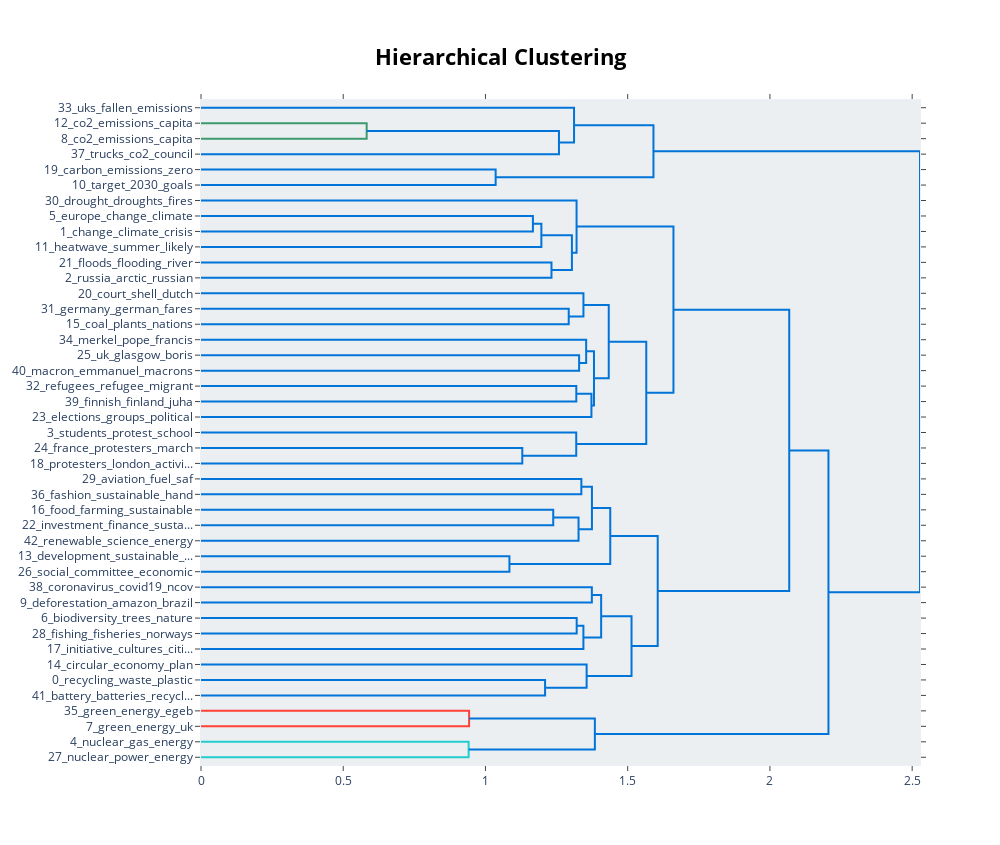

The notebook cell this image was saved under:
### Markdown cell above
## Visualize Topic Hierarchy

The topics that were created can be hierarchically reduced. In order to understand the potential hierarchical structure of the topics, we can use scipy.cluster.hierarchy to create clusters and visualize how they relate to one another. This might help selecting an appropriate nr_topics when reducing the number of topics that you have created.

### Code cell
topic_model.visualize_hierarchy(top_n_topics=50)

### Figure 1 — Plotly figure (JSON) as saved in the notebook; plotly's stock layout.template omitted (floating-point values rounded to 4 significant figures)
{"data": [{"hoverinfo": "text", "marker": {"color": "rgb(61,153,112)"}, "mode": "lines", "type": "scatter", "x": [0, 0.5824, 0.5824, 0], "xaxis": "x", "y": [-15, -15, -25, -25], "yaxis": "y"}, {"hoverinfo": "text", "marker": {"color": "rgb(0,116,217)"}, "mode": "lines", "type": "scatter", "x": [0.5824, 1.258, 1.258, 0], "xaxis": "x", "y": [-20, -20, -35, -35], "yaxis": "y"}, {"hoverinfo": "text", "marker": {"color": "rgb(0,116,217)"}, "mode": "lines", "type": "scatter", "x": [0, 1.311, 1.311, 1.258], "xaxis": "x", "y": [-5, -5, -27.5, -27.5], "yaxis": "y"}, {"hoverinfo": "text", "marker": {"color": "rgb(0,116,217)"}, "mode": "lines", "type": "scatter", "x": [0, 1.036, 1.036, 0], "xaxis": "x", "y": [-45, -45, -55, -55], "yaxis": "y"}, {"hoverinfo": "text", "marker": {"color": "rgb(0,116,217)"}, "mode": "lines", "type": "scatter", "x": [1.311, 1.591, 1.591, 1.036], "xaxis": "x", "y": [-16.25, -16.25, -50, -50], "yaxis": "y"}, {"hoverinfo": "text", "marker": {"color": "rgb(0,116,217)"}, "mode": "lines", "type": "scatter", "x": [0, 1.167, 1.167, 0], "xaxis": "x", "y": [-75, -75, -85, -85], "yaxis": "y"}, {"hoverinfo": "text", "marker": {"color": "rgb(0,116,217)"}, "mode": "lines", "type": "scatter", "x": [1.167, 1.197, 1.197, 0], "xaxis": "x", "y": [-80, -80, -95, -95], "yaxis": "y"}, {"hoverinfo": "text", "marker": {"color": "rgb(0,116,217)"}, "mode": "lines", "type": "scatter", "x": [0, 1.232, 1.232, 0], "xaxis": "x", "y": [-105, -105, -115, -115], "yaxis": "y"}, {"hoverinfo": "text", "marker": {"color": "rgb(0,116,217)"}, "mode": "lines", "type": "scatter", "x": [1.197, 1.304, 1.304, 1.232], "xaxis": "x", "y": [-87.5, -87.5, -110, -110], "yaxis": "y"}, {"hoverinfo": "text", "marker": {"color": "rgb(0,116,217)"}, "mode": "lines", "type": "scatter", "x": [0, 1.32, 1.32, 1.304], "xaxis": "x", "y": [-65, -65, -98.75, -98.75], "yaxis": "y"}, {"hoverinfo": "text", "marker": {"color": "rgb(0,116,217)"}, "mode": "lines", "type": "scatter", "x": [0, 1.293, 1.293, 0], "xaxis": "x", "y": [-135, -135, -145, -145], "yaxis": "y"}, {"hoverinfo": "text", "marker": {"color": "rgb(0,116,217)"}, "mode": "lines", "type": "scatter", "x": [0, 1.344, 1.344, 1.293], "xaxis": "x", "y": [-125, -125, -140, -140], "yaxis": "y"}, {"hoverinfo": "text", "marker": {"color": "rgb(0,116,217)"}, "mode": "lines", "type": "scatter", "x": [0, 1.329, 1.329, 0], "xaxis": "x", "y": [-165, -165, -175, -175], "yaxis": "y"}, {"hoverinfo": "text", "marker": {"color": "rgb(0,116,217)"}, "mode": "lines", "type": "scatter", "x": [0, 1.354, 1.354, 1.329], "xaxis": "x", "y": [-155, -155, -170, -170], "yaxis": "y"}, {"hoverinfo": "text", "marker": {"color": "rgb(0,116,217)"}, "mode": "lines", "type": "scatter", "x": [0, 1.319, 1.319, 0], "xaxis": "x", "y": [-185, -185, -195, -195], "yaxis": "y"}, {"hoverinfo": "text", "marker": {"color": "rgb(0,116,217)"}, "mode": "lines", "type": "scatter", "x": [1.319, 1.373, 1.373, 0], "xaxis": "x", "y": [-190, -190, -205, -205], "yaxis": "y"}, {"hoverinfo": "text", "marker": {"color": "rgb(0,116,217)"}, "mode": "lines", "type": "scatter", "x": [1.354, 1.381, 1.381, 1.373], "xaxis": "x", "y": [-162.5, -162.5, -197.5, -197.5], "yaxis": "y"}, {"hoverinfo": "text", "marker": {"color": "rgb(0,116,217)"}, "mode": "lines", "type": "scatter", "x": [1.344, 1.433, 1.433, 1.381], "xaxis": "x", "y": [-132.5, -132.5, -180, -180], "yaxis": "y"}, {"hoverinfo": "text", "marker": {"color": "rgb(0,116,217)"}, "mode": "lines", "type": "scatter", "x": [0, 1.129, 1.129, 0], "xaxis": "x", "y": [-225, -225, -235, -235], "yaxis": "y"}, {"hoverinfo": "text", "marker": {"color": "rgb(0,116,217)"}, "mode": "lines", "type": "scatter", "x": [0, 1.319, 1.319, 1.129], "xaxis": "x", "y": [-215, -215, -230, -230], "yaxis": "y"}, {"hoverinfo": "text", "marker": {"color": "rgb(0,116,217)"}, "mode": "lines", "type": "scatter", "x": [1.433, 1.565, 1.565, 1.319], "xaxis": "x", "y": [-156.2, -156.2, -222.5, -222.5], "yaxis": "y"}, {"hoverinfo": "text", "marker": {"color": "rgb(0,116,217)"}, "mode": "lines", "type": "scatter", "x": [1.32, 1.661, 1.661, 1.565], "xaxis": "x", "y": [-81.88, -81.88, -189.4, -189.4], "yaxis": "y"}, {"hoverinfo": "text", "marker": {"color": "rgb(0,116,217)"}, "mode": "lines", "type": "scatter", "x": [0, 1.337, 1.337, 0], "xaxis": "x", "y": [-245, -245, -255, -255], "yaxis": "y"}, {"hoverinfo": "text", "marker": {"color": "rgb(0,116,217)"}, "mode": "lines", "type": "scatter", "x": [0, 1.238, 1.238, 0], "xaxis": "x", "y": [-265, -265, -275, -275], "yaxis": "y"}, {"hoverinfo": "text", "marker": {"color": "rgb(0,116,217)"}, "mode": "lines", "type": "scatter", "x": [1.238, 1.327, 1.327, 0], "xaxis": "x", "y": [-270, -270, -285, -285], "yaxis": "y"}, {"hoverinfo": "text", "marker": {"color": "rgb(0,116,217)"}, "mode": "lines", "type": "scatter", "x": [1.337, 1.374, 1.374, 1.327], "xaxis": "x", "y": [-250, -250, -277.5, -277.5], "yaxis": "y"}, {"hoverinfo": "text", "marker": {"color": "rgb(0,116,217)"}, "mode": "lines", "type": "scatter", "x": [0, 1.084, 1.084, 0], "xaxis": "x", "y": [-295, -295, -305, -305], "yaxis": "y"}, {"hoverinfo": "text", "marker": {"color": "rgb(0,116,217)"}, "mode": "lines", "type": "scatter", "x": [1.374, 1.439, 1.439, 1.084], "xaxis": "x", "y": [-263.8, -263.8, -300, -300], "yaxis": "y"}, {"hoverinfo": "text", "marker": {"color": "rgb(0,116,217)"}, "mode": "lines", "type": "scatter", "x": [0, 1.374, 1.374, 0], "xaxis": "x", "y": [-315, -315, -325, -325], "yaxis": "y"}, {"hoverinfo": "text", "marker": {"color": "rgb(0,116,217)"}, "mode": "lines", "type": "scatter", "x": [0, 1.321, 1.321, 0], "xaxis": "x", "y": [-335, -335, -345, -345], "yaxis": "y"}, {"hoverinfo": "text", "marker": {"color": "rgb(0,116,217)"}, "mode": "lines", "type": "scatter", "x": [1.321, 1.344, 1.344, 0], "xaxis": "x", "y": [-340, -340, -355, -355], "yaxis": "y"}, {"hoverinfo": "text", "marker": {"color": "rgb(0,116,217)"}, "mode": "lines", "type": "scatter", "x": [1.374, 1.407, 1.407, 1.344], "xaxis": "x", "y": [-320, -320, -347.5, -347.5], "yaxis": "y"}, {"hoverinfo": "text", "marker": {"color": "rgb(0,116,217)"}, "mode": "lines", "type": "scatter", "x": [0, 1.21, 1.21, 0], "xaxis": "x", "y": [-375, -375, -385, -385], "yaxis": "y"}, {"hoverinfo": "text", "marker": {"color": "rgb(0,116,217)"}, "mode": "lines", "type": "scatter", "x": [0, 1.356, 1.356, 1.21], "xaxis": "x", "y": [-365, -365, -380, -380], "yaxis": "y"}, {"hoverinfo": "text", "marker": {"color": "rgb(0,116,217)"}, "mode": "lines", "type": "scatter", "x": [1.407, 1.513, 1.513, 1.356], "xaxis": "x", "y": [-333.8, -333.8, -372.5, -372.5], "yaxis": "y"}, {"hoverinfo": "text", "marker": {"color": "rgb(0,116,217)"}, "mode": "lines", "type": "scatter", "x": [1.439, 1.606, 1.606, 1.513], "xaxis": "x", "y": [-281.9, -281.9, -353.1, -353.1], "yaxis": "y"}, {"hoverinfo": "text", "marker": {"color": "rgb(0,116,217)"}, "mode": "lines", "type": "scatter", "x": [1.661, 2.068, 2.068, 1.606], "xaxis": "x", "y": [-135.6, -135.6, -317.5, -317.5], "yaxis": "y"}, {"hoverinfo": "text", "marker": {"color": "rgb(255,65,54)"}, "mode": "lines", "type": "scatter", "x": [0, 0.9425, 0.9425, 0], "xaxis": "x", "y": [-395, -395, -405, -405], "yaxis": "y"}, {"hoverinfo": "text", "marker": {"color": "rgb(35,205,205)"}, "mode": "lines", "type": "scatter", "x": [0, 0.9408, 0.9408, 0], "xaxis": "x", "y": [-415, -415, -425, -425], "yaxis": "y"}, {"hoverinfo": "text", "marker": {"color": "rgb(0,116,217)"}, "mode": "lines", "type": "scatter", "x": [0.9425, 1.385, 1.385, 0.9408], "xaxis": "x", "y": [-400, -400, -420, -420], "yaxis": "y"}, {"hoverinfo": "text", "marker": {"color": "rgb(0,116,217)"}, "mode": "lines", "type": "scatter", "x": [2.068, 2.206, 2.206, 1.385], "xaxis": "x", "y": [-226.6, -226.6, -410, -410], "yaxis": "y"}, {"hoverinfo": "text", "marker": {"color": "rgb(0,116,217)"}, "mode": "lines", "type": "scatter", "x": [1.591, 2.528, 2.528, 2.206], "xaxis": "x", "y": [-33.12, -33.12, -318.3, -318.3], "yaxis": "y"}], "layout": {"autosize": false, "height": 845, "hoverlabel": {"bgcolor": "white", "font": {"family": "Rockwell", "size": 16}}, "hovermode": "closest", "plot_bgcolor": "#ECEFF1", "showlegend": false, "title": {"font": {"color": "Black", "size": 22}, "text": "<b>Hierarchical Clustering", "x": 0.5, "xanchor": "center", "yanchor": "top"}, "width": 1000, "xaxis": {"autorange": true, "mirror": "allticks", "range": [0, 2.528], "rangemode": "tozero", "showgrid": false, "showline": true, "showticklabels": true, "ticks": "outside", "type": "linear", "zeroline": false}, "yaxis": {"mirror": "allticks", "range": [-430, 0], "rangemode": "tozero", "showgrid": false, "showline": true, "showticklabels": true, "tickmode": "array", "ticks": "outside", "ticktext": ["33_uks_fallen_emissions", "12_co2_emissions_capita", "8_co2_emissions_capita", "37_trucks_co2_council", "19_carbon_emissions_zero", "10_target_2030_goals", "30_drought_droughts_fires", "5_europe_change_climate", "1_change_climate_crisis", "11_heatwave_summer_likely", "21_floods_flooding_river", "2_russia_arctic_russian", "20_court_shell_dutch", "31_germany_german_fares", "15_coal_plants_nations", "34_merkel_pope_francis", "25_uk_glasgow_boris", "40_macron_emmanuel_macrons", "32_refugees_refugee_migrant", "39_finnish_finland_juha", "23_elections_groups_political", "3_students_protest_school", "24_france_protesters_march", "18_protesters_london_activi...", "29_aviation_fuel_saf", "36_fashion_sustainable_hand", "16_food_farming_sustainable", "22_investment_finance_susta...", "42_renewable_science_energy", "13_development_sustainable_...", "26_social_committee_economic", "38_coronavirus_covid19_ncov", "9_deforestation_amazon_brazil", "6_biodiversity_trees_nature", "28_fishing_fisheries_norways", "17_initiative_cultures_citi...", "14_circular_economy_plan", "0_recycling_waste_plastic", "41_battery_batteries_recycl...", "35_green_energy_egeb", "7_green_energy_uk", "4_nuclear_gas_energy", "27_nuclear_power_energy"], "tickvals": [-5, -15, -25, -35, -45, -55, -65, -75, -85, -95, -105, -115, -125, -135, -145, -155, -165, -175, -185, -195, -205, -215, -225, -235, -245, -255, -265, -275, -285, -295, -305, -315, -325, -335, -345, -355, -365, -375, -385, -395, -405, -415, -425], "type": "linear", "zeroline": false}}}
